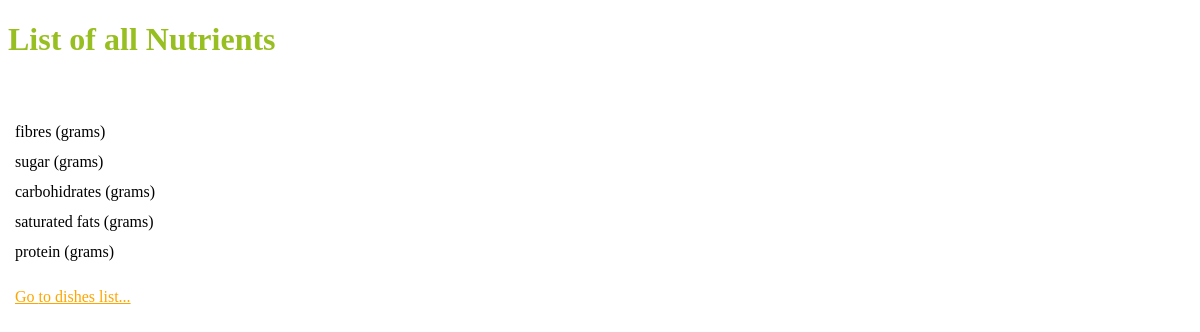
Page /dishNutrients.php on the earlier database version.
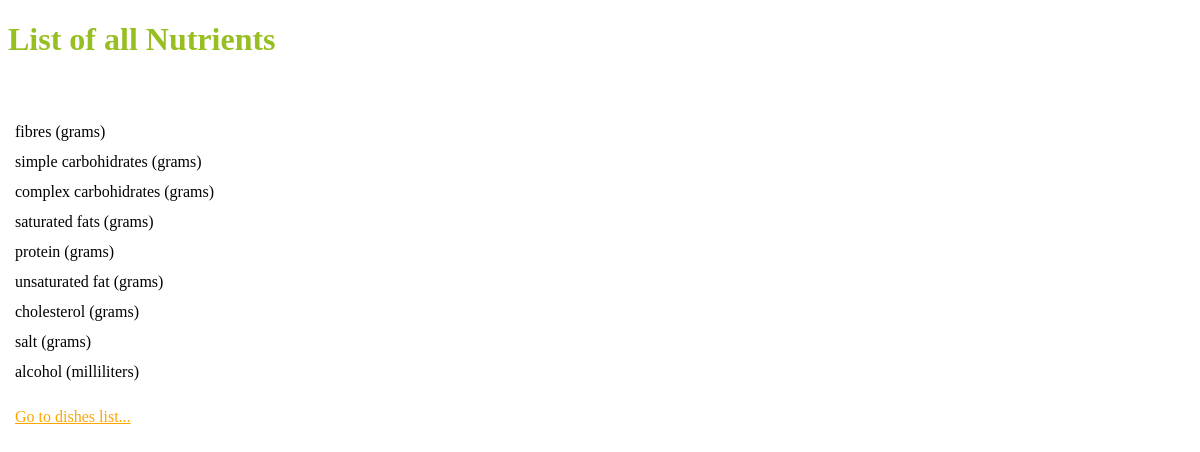
Same page on the later database version.
### tables this page shows
CREATE TABLE IF NOT EXISTS `nutrient` (
  `id` int(11) NOT NULL AUTO_INCREMENT,
  `name` varchar(100) NOT NULL,
  `unit` int(11) NOT NULL,
  `isImportant` tinyint(4) NOT NULL DEFAULT '0',
  PRIMARY KEY (`id`),
  KEY `unit` (`unit`)
);

### Classes/DishNutrient.php (called while the page is built, shortened)
<?php
class DishNutrient {
    private $name;
    private $unit;
    private $quantity;
    public function getName() {
        return $this->name;
    }
    public function getQuantity() {
        return $this->quantity;
    }
    public function getUnit() {
        return $this->unit;
    }
    public function load($id) {
        $sql = "SELECT * FROM nutrient
                WHERE id = {$id}";
        $result = mysql_query($sql);
        $row = mysql_fetch_assoc($result);
        $this->name = $row['name'];
        $this->unit = $row['unit'];
        $this->quantity = null;
        return true;
    }
    public static function getAllNutrients() {
        $sql = "SELECT * FROM nutrient";
        $result = mysql_query($sql);
        $nutrients = array();
        while ($row = mysql_fetch_assoc($result)) {
            $nutrients[$row['id']] = new DishNutrient();
            $nutrients[$row['id']]->load($row['id']);
        }
        return $nutrients;
    }
}
?>

### Classes/HelpClass.php (called while the page is built, shortened)
<?php
class HelpClass {
    public static function getUnits() {
        $sql = "SELECT * FROM unit";
        $result = mysql_query($sql);
        $units = array();
        while ($row = mysql_fetch_assoc($result)) {
            $units[$row['id']] = $row['name'];
        }
        return $units;
    }
}
?>

### dishNutrients.php (the view, shortened to what this page needs)
<?php
include_once('Classes/HelpClass.php');
include_once('Classes/DishNutrient.php');
$units = HelpClass::getUnits();
$dish = null;
if (isset($_GET['dish'])) {
    $dish = new Dish();
    $dish->load($_GET['dish']);
} if ($dish) {
    $nutrients = DishNutrient::getAllByDishId($_GET['dish']);
} else {
    $nutrients = DishNutrient::getAllNutrients();
}
?>
<!DOCTYPE html>
<html>
    <head>
        <link rel="stylesheet" type="text/css" href="css/styles.css">
    </head>
    <body>
        <h1>  <?php echo $dish ? "Nutrients for {$dish->getName()}" : "List of all Nutrients" ?>
        </h1>
        <table>
            <tbody>
                <?php
                if (count($nutrients) > 0) {
                    foreach ($nutrients as $key => $nutrient) {
                        $q = $nutrient->getQuantity();
                        if ($q) {
                            echo "<tr>
                                    <td>{$nutrient->getName()}:
                                    </td>
                                    <td>{$q} {$units[$nutrient->getUnit()]}
                                    </td>
                                  </tr>";
                        } else {
                            echo "<tr>
                                    <td>{$nutrient->getName()} ({$units[$nutrient->getUnit()]})
                                    </td>
                                 </tr>";
                        }
                    }
                }
                ?>
                <tr>
                    <td style="padding-top: 20px;" <?php echo $dish ? "colspan=\"2\"" : ""?>>
                        <a href="dishesList.php" ><?php echo $dish ? "Back" : "Go"?> to dishes list...</a>
                    </td>
                </tr>
            </tbody>
        </table>
    </body>
</html>

### css/styles.css (style rules this page uses)
td { padding:5px; }
a { color: orange; }
h1 { color:#98BF21; }

Differences in the rows shown:
changed nutrient: name "sugar" → "simple carbohidrates"
changed nutrient: name "carbohidrates" → "complex carbohidrates"
added nutrient: name "unsaturated fat", Unit "grams"
added nutrient: name "cholesterol", Unit "grams"
added nutrient: name "salt", Unit "grams"
added nutrient: name "alcohol", Unit "milliliters"
